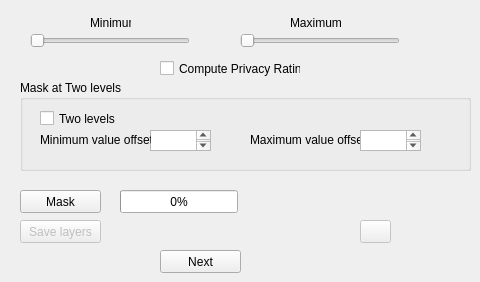
       <widget class="QWidget" name="tab_3">
        <attribute name="title">
         <string>Masking</string>
        </attribute>
        <widget class="QSlider" name="horizontalSlider_min">
         <property name="geometry">
          <rect>
           <x>30</x>
           <y>30</y>
           <width>160</width>
           <height>22</height>
          </rect>
         </property>
         <property name="orientation">
          <enum>Qt::Horizontal</enum>
         </property>
        </widget>
        <widget class="QSlider" name="horizontalSlider_max">
         <property name="geometry">
          <rect>
           <x>240</x>
           <y>30</y>
           <width>160</width>
           <height>22</height>
          </rect>
         </property>
         <property name="orientation">
          <enum>Qt::Horizontal</enum>
         </property>
        </widget>
        <widget class="QLabel" name="label_6">
         <property name="geometry">
          <rect>
           <x>90</x>
           <y>13</y>
           <width>41</width>
           <height>20</height>
          </rect>
         </property>
         <property name="text">
          <string>Minimum</string>
         </property>
        </widget>
        <widget class="QLabel" name="label_7">
         <property name="geometry">
          <rect>
           <x>290</x>
           <y>13</y>
           <width>51</width>
           <height>20</height>
          </rect>
         </property>
         <property name="text">
          <string>Maximum</string>
         </property>
        </widget>
        <widget class="QPushButton" name="btn_mask">
         <property name="geometry">
          <rect>
           <x>20</x>
           <y>190</y>
           <width>81</width>
           <height>23</height>
          </rect>
         </property>
         <property name="text">
          <string>Mask</string>
         </property>
        </widget>
        <widget class="QLabel" name="label_min">
         <property name="geometry">
          <rect>
           <x>135</x>
           <y>13</y>
           <width>47</width>
           <height>21</height>
          </rect>
         </property>
         <property name="text">
          <string/>
         </property>
        </widget>
        <widget class="QLabel" name="label_max">
         <property name="geometry">
          <rect>
           <x>335</x>
           <y>13</y>
           <width>47</width>
           <height>20</height>
          </rect>
         </property>
         <property name="text">
          <string/>
         </property>
        </widget>
        <widget class="QCheckBox" name="chkBox_privRating">
         <property name="geometry">
          <rect>
           <x>160</x>
           <y>60</y>
           <width>141</width>
           <height>17</height>
          </rect>
         </property>
         <property name="text">
          <string>Compute Privacy Rating</string>
         </property>
        </widget>
        <widget class="QPushButton" name="btnSaveMasked">
         <property name="enabled">
          <bool>false</bool>
         </property>
         <property name="geometry">
          <rect>
           <x>20</x>
           <y>220</y>
           <width>81</width>
           <height>23</height>
          </rect>
         </property>
         <property name="text">
          <string>Save layers</string>
         </property>
        </widget>
        <widget class="QGroupBox" name="groupBox_4">
         <property name="geometry">
          <rect>
           <x>20</x>
           <y>80</y>
           <width>451</width>
           <height>91</height>
          </rect>
         </property>
         <property name="title">
          <string>Mask at Two levels</string>
         </property>
         <widget class="QCheckBox" name="chkBox_privRating_two_levels">
          <property name="geometry">
           <rect>
            <x>20</x>
            <y>30</y>
            <width>141</width>
            <height>17</height>
           </rect>
          </property>
          <property name="text">
           <string>Two levels</string>
          </property>
          <property name="checked">
           <bool>false</bool>
          </property>
         </widget>
         <widget class="QLabel" name="label_privacy_rating_second_level">
          <property name="geometry">
           <rect>
            <x>180</x>
            <y>30</y>
            <width>151</width>
            <height>20</height>
           </rect>
          </property>
          <property name="text">
           <string/>
          </property>
         </widget>
         <widget class="QTextEdit" name="text_minimum_offset">
          <property name="geometry">
           <rect>
            <x>130</x>
            <y>50</y>
            <width>61</width>
            <height>21</height>
           </rect>
          </property>
          <property name="placeholderText">
           <string/>
          </property>
         </widget>
         <widget class="QLabel" name="label_minimum_offset">
          <property name="geometry">
           <rect>
            <x>20</x>
            <y>50</y>
            <width>111</width>
            <height>20</height>
           </rect>
          </property>
          <property name="text">
           <string>Minimum value offset</string>
          </property>
         </widget>
         <widget class="QLabel" name="label_maximum_offset">
          <property name="geometry">
           <rect>
            <x>230</x>
            <y>50</y>
            <width>111</width>
            <height>20</height>
           </rect>
          </property>
          <property name="text">
           <string>Maximum value offset</string>
          </property>
         </widget>
         <widget class="QTextEdit" name="text_maximum_offset">
          <property name="geometry">
           <rect>
            <x>340</x>
            <y>50</y>
            <width>61</width>
            <height>21</height>
           </rect>
          </property>
          <property name="placeholderText">
           <string/>
          </property>
         </widget>
         <widget class="QLabel" name="label_privacy_rating_twolevels">
          <property name="geometry">
           <rect>
            <x>280</x>
            <y>20</y>
            <width>151</width>
            <height>20</height>
           </rect>
          </property>
          <property name="text">
           <string/>
          </property>
         </widget>
        </widget>
        <widget class="QLabel" name="label_privacy_rating">
         <property name="geometry">
          <rect>
           <x>300</x>
           <y>60</y>
           <width>151</width>
           <height>20</height>
          </rect>
         </property>
         <property name="text">
          <string/>
         </property>
        </widget>
        <widget class="QLabel" name="label_masking_time">
         <property name="geometry">
          <rect>
           <x>250</x>
           <y>190</y>
           <width>151</width>
           <height>20</height>
          </rect>
         </property>
         <property name="font">
          <font>
           <weight>75</weight>
           <bold>true</bold>
          </font>
         </property>
         <property name="text">
          <string/>
         </property>
        </widget>
        <widget class="QPushButton" name="masking_next_pushButton">
         <property name="geometry">
          <rect>
           <x>160</x>
           <y>250</y>
           <width>81</width>
           <height>23</height>
          </rect>
         </property>
         <property name="text">
          <string>Next</string>
         </property>
        </widget>
        <widget class="QProgressBar" name="progressBar">
         <property name="geometry">
          <rect>
           <x>120</x>
           <y>190</y>
           <width>118</width>
           <height>23</height>
          </rect>
         </property>
         <property name="value">
          <number>0</number>
         </property>
        </widget>
        <widget class="QLabel" name="label_masking_saved">
         <property name="geometry">
          <rect>
           <x>120</x>
           <y>220</y>
           <width>221</width>
           <height>20</height>
          </rect>
         </property>
         <property name="font">
          <font>
           <weight>75</weight>
           <bold>true</bold>
          </font>
         </property>
         <property name="text">
          <string/>
         </property>
        </widget>
        <widget class="QPushButton" name="btn_saved_masked_layers_loc">
         <property name="enabled">
          <bool>false</bool>
         </property>
         <property name="geometry">
          <rect>
           <x>360</x>
           <y>220</y>
           <width>31</width>
           <height>23</height>
          </rect>
         </property>
         <property name="text">
          <string/>
         </property>
        </widget>
       </widget>
